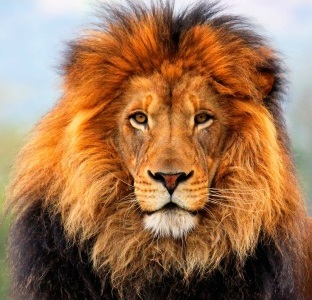
#> input picture Chapter_02/images/Img_02_30.jpg, 312 x 300 px, given in place of Img_02_04.jpg, which was not available
$ python Chapter_02.py
#> lines starting #> are read from the running program, lines starting #| are printed output that depends on the picture; pictures that were not available may be replaced by others from this repository, and a replacement may not be noted
#!/usr/bin/env python
# coding: utf-8

#  # Chapter 2: More Image Transformation and Manipulation

# ## Problems
#
# ## 1. Applying Euclidean and Affine Transformation on an image

# ### 1.1 Rotating an image with scipy.ndimage

# In[2]:


from IPython.core.display import display,HTML
display(HTML('<style>.prompt{width: 0px; min-width: 0px; visibility: collapse}</style>'))


# In[3]:


# comment the next line only if you are not running this code from jupyter notebook
get_ipython().run_line_magic('matplotlib', 'inline')

from scipy.ndimage import rotate
from skimage.io import imread
import matplotlib.pylab as plt

im = imread('images/Img_02_04.jpg')
#> im is the input picture: shape (300, 312, 3); mean R, G, B 158.1, 116.4, 83.7


# In[7]:


im = rotate(im, -45)
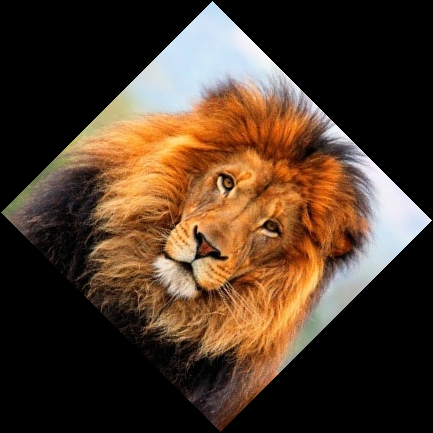
#> im: shape (433, 433, 3); mean R, G, B 78.3, 57.5, 41.2
plt.figure(figsize=(5,5))
#> (this line was passed over: IPython is not available in this run)
plt.imshow(im)
#> (this line was passed over: IPython is not available in this run)
plt.axis('off') # stop showing the axes
#> (this line was passed over: IPython is not available in this run)
plt.show()


# ### 1.2 Flipping and Flopping an image with *numpy*

# In[ ]:


import matplotlib.pyplot as plt
import numpy as np


# In[28]:


im = plt.imread('images/Img_02_42.jpg')
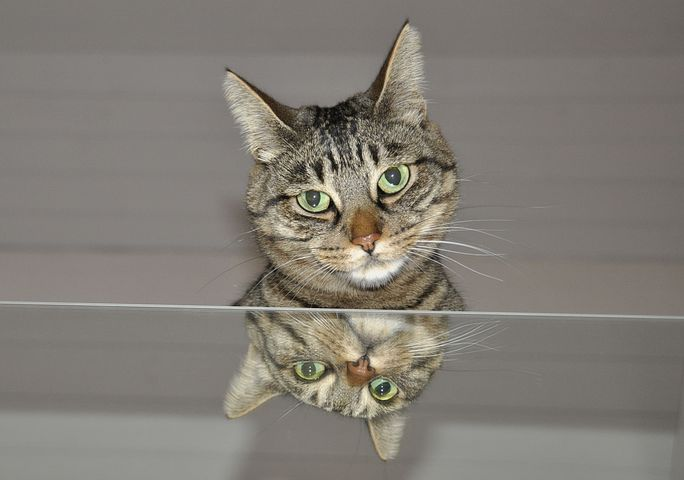
#> input picture Chapter_02/images/Img_02_42.jpg, 684 x 480 px, found by its file name
#> im is the input picture: shape (480, 684, 3); mean R, G, B 129.6, 124.8, 117.4


# In[29]:


im_filpped = np.flipud(im)
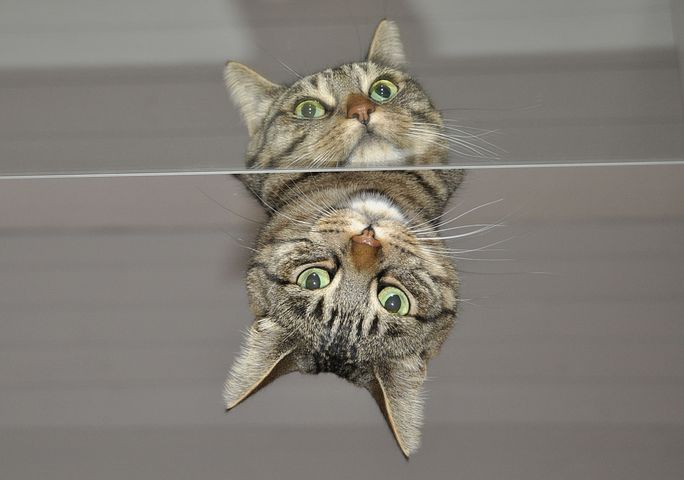
#> im_filpped: shape (480, 684, 3); mean R, G, B 129.6, 124.8, 117.4


# In[9]:


plt.figure(figsize=(10, 12))
#> (this line was passed over: IPython is not available in this run)
#> (the run stopped early here; a loop or call above may not have finished)
